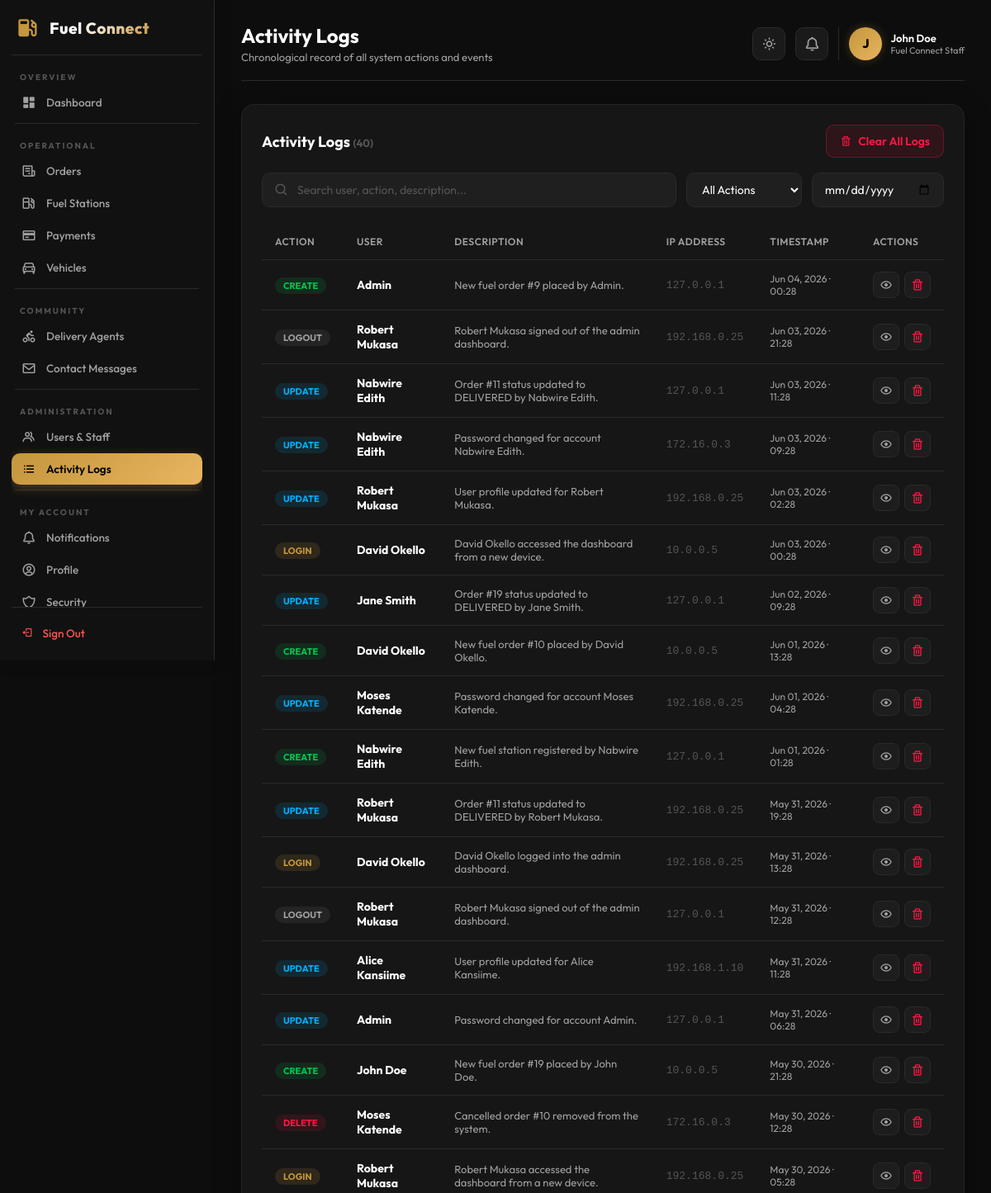
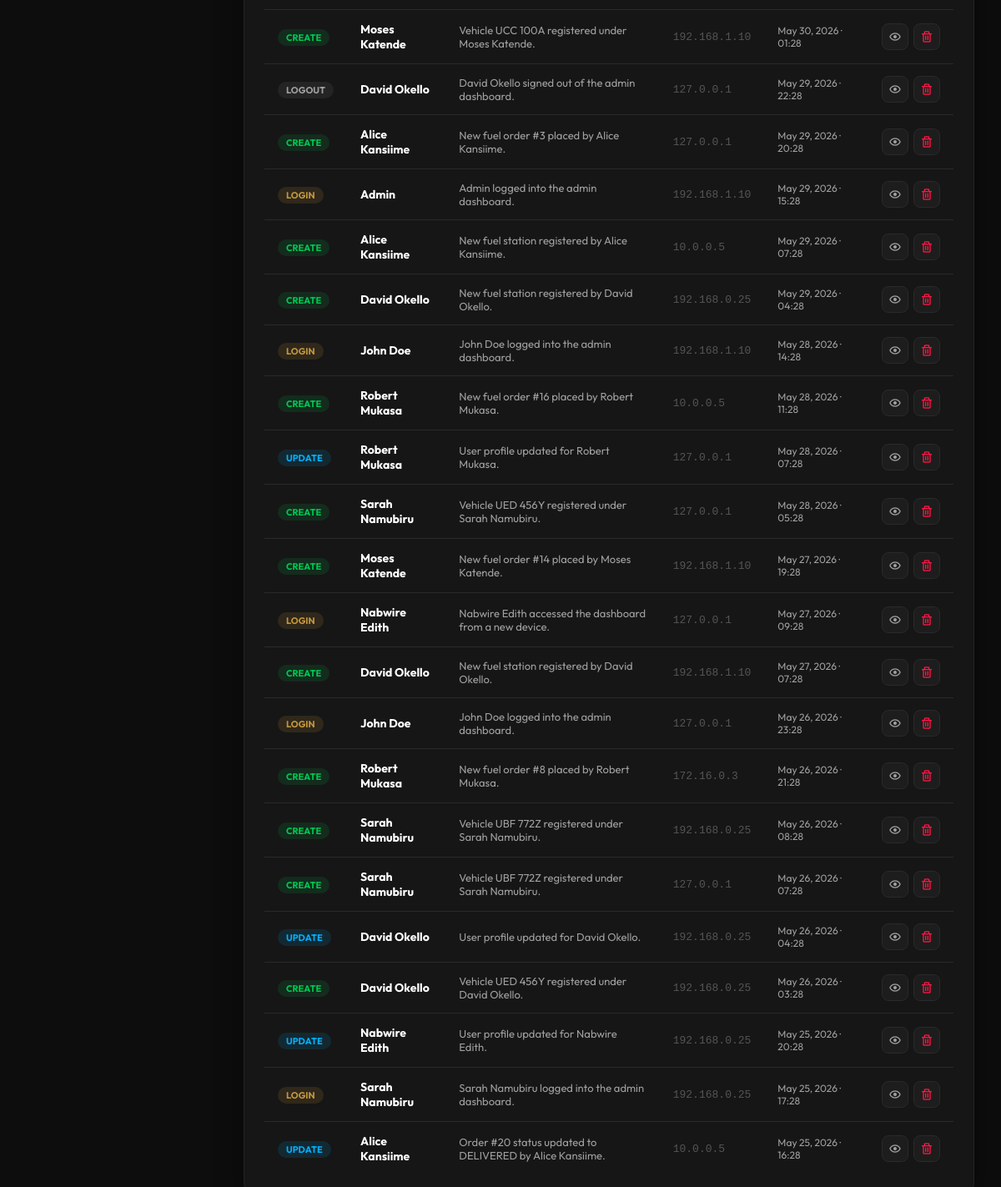
The page /dashboard/activity-logs/ (signed in) on the database its author committed (2 pictures, top to bottom).
### core/models.py (models this page shows, shortened)
class User(AbstractUser):
    username = None
    phone_number = models.CharField(max_length=30, unique=True)
    full_name = models.CharField(max_length=150)
    email = models.EmailField(unique=True, blank=True, null=True)
    company_name = models.CharField(max_length=150, blank=True, null=True)
    fleet_size = models.IntegerField(default=0)
    is_email_verified = models.BooleanField(default=False)
    auth_provider = models.CharField(max_length=50, default='email')
    user_type = models.CharField(max_length=20, default='customer') # customer, driver, admin
    location = models.CharField(max_length=255, blank=True, null=True)
    vehicle_type = models.CharField(max_length=100, blank=True, null=True)
    vehicle_number = models.CharField(max_length=50, blank=True, null=True)
    license_number = models.CharField(max_length=100, blank=True, null=True)
    objects = CustomUserManager()
    USERNAME_FIELD = 'phone_number'
    REQUIRED_FIELDS = ['full_name']

class ActivityLog(models.Model):
    ACTION_CHOICES = [
        ('login', 'Login'),
        ('logout', 'Logout'),
        ('create', 'Create'),
        ('update', 'Update'),
        ('delete', 'Delete'),
        ('other', 'Other'),
    ]
    user = models.CharField(max_length=200)
    action = models.CharField(max_length=50, choices=ACTION_CHOICES, default='other')
    description = models.TextField()
    ip_address = models.GenericIPAddressField(blank=True, null=True)
    created_at = models.DateTimeField(auto_now_add=True)
    class Meta:
        ordering = ['-created_at']

### core/views_dashboard.py (the view)
# urls.py: path('dashboard/activity-logs/', DashboardActivityLogsView.as_view(), name='dashboard_activity_logs'),
class DashboardActivityLogsView(DashboardContextMixin, LoginRequiredMixin, TemplateView):
    template_name = 'dashboard/activity_logs.html'
    def get_context_data(self, **kwargs):
        context = super().get_context_data(**kwargs)
        context['logs']        = ActivityLog.objects.all().order_by('-created_at')
        context['active_page'] = 'activity_logs'
        return context

### core/views_dashboard.py (called while the page is built)
    def get_context_data(self, **kwargs):
        context = super().get_context_data(**kwargs)
        context['unread_notifications_count'] = Notification.objects.filter(is_read=False).count()
        if self.request.user.is_authenticated:
            context['admin_name'] = self.request.user.full_name or self.request.user.phone_number
            context['admin_initial'] = (self.request.user.full_name or 'A')[0].upper()
        return context

### core/templates/dashboard/activity_logs.html (shortened to what this page needs)
{% extends 'dashboard/base.html' %}
{% block header_title %}Activity Logs{% endblock %}
{% block header_subtitle %}Chronological record of all system actions and events{% endblock %}
{% block content %}
<div class="glass-card fade-in">
    <div style="display:flex;justify-content:space-between;align-items:center;margin-bottom:18px;">
        <h2 style="font-size:18px;font-weight:700;">Activity Logs
            <span class="record-count" id="log-count">({{ logs|length }})</span>
        </h2>
        <button style="display:flex;align-items:center;gap:8px;background:rgba(255,23,68,0.1);color:var(--danger-color);border:1px solid rgba(255,23,68,0.3);border-radius:10px;padding:10px 16px;font-family:'Outfit',sans-serif;font-size:14px;font-weight:600;cursor:pointer;" onclick="openModal('clear-logs-modal')">
            <i class='bx bx-trash'></i> Clear All Logs
        </button>
    </div>
    <div class="page-toolbar">
        <div class="search-box">
            <i class='bx bx-search'></i>
            <input type="text" id="log-search" placeholder="Search user, action, description..." oninput="filterLogs()">
        </div>
        <select class="filter-select" id="action-filter" onchange="filterLogs()">
            <option value="">All Actions</option>
        </select>
        <input type="date" id="date-filter" class="filter-select" style="min-width:160px;" onchange="filterLogs()">
    </div>
    <div class="table-container">
        <table class="custom-table">
            <thead>
                <tr>
                    <th>Action</th>
                    <th>User</th>
                    <th>Description</th>
                    <th>IP Address</th>
                    <th>Timestamp</th>
                    <th>Actions</th>
                </tr>
            </thead>
            <tbody id="logs-tbody">
                {% for log in logs %}
                <tr data-search="{{ log.user|lower }} {{ log.action|lower }} {{ log.description|lower }}"
                    data-action="{{ log.action|lower }}"
                    data-date="{{ log.created_at|date:'Y-m-d' }}">
                    <td>
                        <span class="log-action-badge"
                            style="{% if log.action == 'create' %}background:rgba(0,200,83,0.12);color:var(--success-color);
                            {% elif log.action == 'update' %}background:rgba(0,176,255,0.12);color:var(--info-color);
                            {% elif log.action == 'delete' %}background:rgba(255,23,68,0.12);color:var(--danger-color);
                            {% elif log.action == 'login' %}background:rgba(196,150,61,0.15);color:var(--accent-color);
                            {% else %}background:rgba(255,255,255,0.06);color:var(--text-secondary);{% endif %}">
                            {{ log.action }}
                        </span>
                    </td>
                    <td><strong>{{ log.user }}</strong></td>
                    <td style="color:var(--text-secondary);font-size:13px;">{{ log.description }}</td>
                    <td style="color:var(--text-muted);font-size:13px;font-family:monospace;">{{ log.ip_address|default:"—" }}</td>
                    <td style="color:var(--text-secondary);font-size:12px;">{{ log.created_at|date:"M d, Y · H:i" }}</td>
                    <td>
                        <div class="action-btns">
                            <button class="icon-btn view" title="View Details" onclick="viewLog('{{ log.action }}','{{ log.user }}','{{ log.description|escapejs }}','{{ log.ip_address|default:'—' }}','{{ log.created_at|date:'M d, Y · H:i' }}')">
                                <i class='bx bx-show'></i>
                            </button>
                            <button class="icon-btn del" title="Delete Log" onclick="openModal('delete-log-modal')">
                                <i class='bx bx-trash'></i>
                            </button>
                        </div>
                    </td>
                </tr>
                {% endfor %}
            </tbody>
        </table>
    </div>
</div>
{% endblock %}

### core/templates/dashboard/base.html (shortened to what this page needs)
<!DOCTYPE html>
<html lang="en" data-theme="dark">
<head>
    <link href="https://unpkg.com/boxicons@2.1.4/css/boxicons.min.css" rel="stylesheet">
</head>
<body>
    <div class="sidebar">
        <div class="sidebar-logo">
            <i class='bx bxs-gas-pump'></i>
            <span>Fuel Connect</span>
        </div>
        <nav class="sidebar-nav">
            <span class="sidebar-group-label">Overview</span>
            <ul class="sidebar-menu">
                <li class="sidebar-menu-item {% if active_page == 'dashboard' %}active{% endif %}">
                    <a href="{% url 'dashboard_home' %}">
                        <i class='bx bxs-dashboard'></i>
                        <span>Dashboard</span>
                    </a>
                </li>
            </ul>
            <div class="sidebar-divider"></div>
            <span class="sidebar-group-label">Operational</span>
            <ul class="sidebar-menu">
                <li class="sidebar-menu-item {% if active_page == 'orders' %}active{% endif %}">
                    <a href="{% url 'dashboard_orders' %}">
                        <i class='bx bx-receipt'></i>
                        <span>Orders</span>
                    </a>
                </li>
                <li class="sidebar-menu-item {% if active_page == 'stations' %}active{% endif %}">
                    <a href="{% url 'dashboard_stations' %}">
                        <i class='bx bx-gas-pump'></i>
                        <span>Fuel Stations</span>
                    </a>
                </li>
                <li class="sidebar-menu-item {% if active_page == 'payments' %}active{% endif %}">
                    <a href="{% url 'dashboard_payments' %}">
                        <i class='bx bx-credit-card'></i>
                        <span>Payments</span>
                    </a>
                </li>
                <li class="sidebar-menu-item {% if active_page == 'vehicles' %}active{% endif %}">
                    <a href="{% url 'dashboard_vehicles' %}">
                        <i class='bx bx-car'></i>
                        <span>Vehicles</span>
                    </a>
                </li>
            </ul>
            <div class="sidebar-divider"></div>
            <span class="sidebar-group-label">Community</span>
            <ul class="sidebar-menu">
                <li class="sidebar-menu-item {% if active_page == 'delivery_agents' %}active{% endif %}">
                    <a href="{% url 'dashboard_delivery_agents' %}">
                        <i class='bx bx-cycling'></i>
                        <span>Delivery Agents</span>
                    </a>
                </li>
                <li class="sidebar-menu-item {% if active_page == 'contact_messages' %}active{% endif %}">
                    <a href="{% url 'dashboard_contact_messages' %}">
                        <i class='bx bx-envelope'></i>
                        <span>Contact Messages</span>
                    </a>
                </li>
            </ul>
            <div class="sidebar-divider"></div>
            <span class="sidebar-group-label">Administration</span>
            <ul class="sidebar-menu">
                <li class="sidebar-menu-item {% if active_page == 'users' %}active{% endif %}">
                    <a href="{% url 'dashboard_users' %}">
                        <i class='bx bx-group'></i>
                        <span>Users &amp; Staff</span>
                    </a>
                </li>
                <li class="sidebar-menu-item {% if active_page == 'activity_logs' %}active{% endif %}">
                    <a href="{% url 'dashboard_activity_logs' %}">
                        <i class='bx bx-list-ul'></i>
                        <span>Activity Logs</span>
                    </a>
                </li>
            </ul>
            <div class="sidebar-divider"></div>
            <span class="sidebar-group-label">My Account</span>
            <ul class="sidebar-menu">
                <li class="sidebar-menu-item {% if active_page == 'notifications' %}active{% endif %}">
                    <a href="{% url 'dashboard_notifications' %}">
                        <i class='bx bx-bell'></i>
                        <span>Notifications</span>
                    </a>
                </li>
                <li class="sidebar-menu-item {% if active_page == 'profile' %}active{% endif %}">
                    <a href="{% url 'dashboard_profile' %}">
                        <i class='bx bx-user-circle'></i>
                        <span>Profile</span>
                    </a>
                </li>
                <li class="sidebar-menu-item {% if active_page == 'security' %}active{% endif %}">
                    <a href="{% url 'dashboard_security' %}">
                        <i class='bx bx-shield-alt-2'></i>
                        <span>Security</span>
                    </a>
                </li>
            </ul>
        </nav>
        <div class="sidebar-footer">
            <div class="sidebar-footer-item" onclick="location.href='{% url 'dashboard_logout' %}'">
                <i class='bx bx-log-out'></i>
                <span>Sign Out</span>
            </div>
        </div>
    </div>
    <div class="main-content">
        <div class="header">
            <div class="header-title">
                <h1>{% block header_title %}Overview{% endblock %}</h1>
                <p>{% block header_subtitle %}Real-time insights and stats{% endblock %}</p>
            </div>
            <div class="header-actions">
                <button class="theme-toggle-btn" id="theme-toggle" title="Toggle Theme" onclick="toggleTheme()">
                    <i class='bx bx-sun' id="theme-icon"></i>
                </button>
                <a href="{% url 'dashboard_notifications' %}" class="notif-btn" title="Notifications">
                    <i class='bx bx-bell'></i>
                </a>
                <div class="header-profile">
                    <div class="profile-avatar">{{ admin_initial|default:"A" }}</div>
                    <div class="profile-info">
                        <span class="profile-name">{{ admin_name|default:"Administrator" }}</span>
                        <span class="profile-role">Fuel Connect Staff</span>
                    </div>
                </div>
            </div>
        </div>
        {% block content %}{% endblock %}
    </div>
</body>
</html>

### core/templates/dashboard/activity_logs.html (style rules this page uses)
.page-toolbar { display:flex;align-items:center;gap:12px;flex-wrap:wrap;margin-bottom:20px; }
.search-box { display:flex;align-items:center;gap:10px;background:rgba(255,255,255,0.04);border:1px solid var(--border-color);border-radius:10px;padding:0 14px;flex:1;min-width:220px;transition:border-color 0.2s; }
.search-box i { color:var(--text-muted);font-size:18px; }
.search-box input { background:transparent;border:none;outline:none;color:var(--text-primary);font-family:'Outfit',sans-serif;font-size:14px;padding:11px 0;width:100%; }
.search-box input::placeholder { color:var(--text-muted); }
.filter-select { background:rgba(255,255,255,0.04);border:1px solid var(--border-color);border-radius:10px;padding:10px 14px;color:var(--text-primary);font-family:'Outfit',sans-serif;font-size:14px;cursor:pointer;outline:none;min-width:140px; }
.filter-select option { background:#1A1A1A; }
.action-btns { display:flex;align-items:center;gap:6px; }
.icon-btn { width:32px;height:32px;display:flex;align-items:center;justify-content:center;border-radius:8px;border:1px solid var(--border-color);background:rgba(255,255,255,0.03);cursor:pointer;transition:all 0.2s;font-size:16px; }
.icon-btn.view { color:var(--text-secondary); }
.icon-btn.del { color:var(--danger-color); }
.record-count { font-size:13px;color:var(--text-muted); }
.log-action-badge { padding:3px 10px;border-radius:20px;font-size:11px;font-weight:700;text-transform:uppercase; }

### rows shown on the page
User: full_name "John Doe"
ActivityLog: action "CREATE", user "Admin", description "New fuel order #9 placed by Admin.", ip_address "127.0.0.1", created_at "Jun 04, 2026 · 00:28"
ActivityLog: action "LOGOUT", user "Robert Mukasa", description "Robert Mukasa signed out of the admin dashboard.", ip_address "192.168.0.25", created_at "Jun 03, 2026 · 21:28"
ActivityLog: action "UPDATE", user "Nabwire Edith", description "Order #11 status updated to DELIVERED by Nabwire Edith.", ip_address "127.0.0.1", created_at "Jun 03, 2026 · 11:28"
ActivityLog: action "UPDATE", user "Nabwire Edith", description "Password changed for account Nabwire Edith.", ip_address "172.16.0.3", created_at "Jun 03, 2026 · 09:28"
ActivityLog: action "UPDATE", user "Robert Mukasa", description "User profile updated for Robert Mukasa.", ip_address "192.168.0.25", created_at "Jun 03, 2026 · 02:28"
ActivityLog: action "LOGIN", user "David Okello", description "David Okello accessed the dashboard from a new device.", ip_address "10.0.0.5", created_at "Jun 03, 2026 · 00:28"
ActivityLog: action "UPDATE", user "Jane Smith", description "Order #19 status updated to DELIVERED by Jane Smith.", ip_address "127.0.0.1", created_at "Jun 02, 2026 · 09:28"
ActivityLog: action "CREATE", user "David Okello", description "New fuel order #10 placed by David Okello.", ip_address "10.0.0.5", created_at "Jun 01, 2026 · 13:28"
ActivityLog: action "UPDATE", user "Moses Katende", description "Password changed for account Moses Katende.", ip_address "192.168.0.25", created_at "Jun 01, 2026 · 04:28"
ActivityLog: action "CREATE", user "Nabwire Edith", description "New fuel station registered by Nabwire Edith.", ip_address "127.0.0.1", created_at "Jun 01, 2026 · 01:28"
ActivityLog: action "UPDATE", user "Robert Mukasa", description "Order #11 status updated to DELIVERED by Robert Mukasa.", ip_address "192.168.0.25", created_at "May 31, 2026 · 19:28"
ActivityLog: action "LOGIN", user "David Okello", description "David Okello logged into the admin dashboard.", ip_address "192.168.0.25", created_at "May 31, 2026 · 13:28"
ActivityLog: action "LOGOUT", user "Robert Mukasa", description "Robert Mukasa signed out of the admin dashboard.", ip_address "127.0.0.1", created_at "May 31, 2026 · 12:28"
ActivityLog: action "UPDATE", user "Alice Kansiime", description "User profile updated for Alice Kansiime.", ip_address "192.168.1.10", created_at "May 31, 2026 · 11:28"
ActivityLog: action "UPDATE", user "Admin", description "Password changed for account Admin.", ip_address "127.0.0.1", created_at "May 31, 2026 · 06:28"
ActivityLog: action "CREATE", user "John Doe", description "New fuel order #19 placed by John Doe.", ip_address "10.0.0.5", created_at "May 30, 2026 · 21:28"
ActivityLog: action "DELETE", user "Moses Katende", description "Cancelled order #10 removed from the system.", ip_address "172.16.0.3", created_at "May 30, 2026 · 12:28"
ActivityLog: action "LOGIN", user "Robert Mukasa", description "Robert Mukasa accessed the dashboard from a new device.", ip_address "192.168.0.25", created_at "May 30, 2026 · 05:28"
ActivityLog: action "CREATE", user "Moses Katende", description "Vehicle UCC 100A registered under Moses Katende.", ip_address "192.168.1.10", created_at "May 30, 2026 · 01:28"
ActivityLog: action "LOGOUT", user "David Okello", description "David Okello signed out of the admin dashboard.", ip_address "127.0.0.1", created_at "May 29, 2026 · 22:28"
ActivityLog: action "CREATE", user "Alice Kansiime", description "New fuel order #3 placed by Alice Kansiime.", ip_address "127.0.0.1", created_at "May 29, 2026 · 20:28"
ActivityLog: action "LOGIN", user "Admin", description "Admin logged into the admin dashboard.", ip_address "192.168.1.10", created_at "May 29, 2026 · 15:28"
ActivityLog: action "CREATE", user "Alice Kansiime", description "New fuel station registered by Alice Kansiime.", ip_address "10.0.0.5", created_at "May 29, 2026 · 07:28"
ActivityLog: action "CREATE", user "David Okello", description "New fuel station registered by David Okello.", ip_address "192.168.0.25", created_at "May 29, 2026 · 04:28"
ActivityLog: action "LOGIN", user "John Doe", description "John Doe logged into the admin dashboard.", ip_address "192.168.1.10", created_at "May 28, 2026 · 14:28"
ActivityLog: action "CREATE", user "Robert Mukasa", description "New fuel order #16 placed by Robert Mukasa.", ip_address "10.0.0.5", created_at "May 28, 2026 · 11:28"
ActivityLog: action "UPDATE", user "Robert Mukasa", description "User profile updated for Robert Mukasa.", ip_address "127.0.0.1", created_at "May 28, 2026 · 07:28"
ActivityLog: action "CREATE", user "Sarah Namubiru", description "Vehicle UED 456Y registered under Sarah Namubiru.", ip_address "127.0.0.1", created_at "May 28, 2026 · 05:28"
ActivityLog: action "CREATE", user "Moses Katende", description "New fuel order #14 placed by Moses Katende.", ip_address "192.168.1.10", created_at "May 27, 2026 · 19:28"
ActivityLog: action "LOGIN", user "Nabwire Edith", description "Nabwire Edith accessed the dashboard from a new device.", ip_address "127.0.0.1", created_at "May 27, 2026 · 09:28"
ActivityLog: action "CREATE", user "David Okello", description "New fuel station registered by David Okello.", ip_address "192.168.1.10", created_at "May 27, 2026 · 07:28"
ActivityLog: action "LOGIN", user "John Doe", description "John Doe logged into the admin dashboard.", ip_address "127.0.0.1", created_at "May 26, 2026 · 23:28"
ActivityLog: action "CREATE", user "Robert Mukasa", description "New fuel order #8 placed by Robert Mukasa.", ip_address "172.16.0.3", created_at "May 26, 2026 · 21:28"
ActivityLog: action "CREATE", user "Sarah Namubiru", description "Vehicle UBF 772Z registered under Sarah Namubiru.", ip_address "192.168.0.25", created_at "May 26, 2026 · 08:28"
ActivityLog: action "CREATE", user "Sarah Namubiru", description "Vehicle UBF 772Z registered under Sarah Namubiru.", ip_address "127.0.0.1", created_at "May 26, 2026 · 07:28"
ActivityLog: action "UPDATE", user "David Okello", description "User profile updated for David Okello.", ip_address "192.168.0.25", created_at "May 26, 2026 · 04:28"
ActivityLog: action "CREATE", user "David Okello", description "Vehicle UED 456Y registered under David Okello.", ip_address "192.168.0.25", created_at "May 26, 2026 · 03:28"
ActivityLog: action "UPDATE", user "Nabwire Edith", description "User profile updated for Nabwire Edith.", ip_address "192.168.0.25", created_at "May 25, 2026 · 20:28"
ActivityLog: action "LOGIN", user "Sarah Namubiru", description "Sarah Namubiru logged into the admin dashboard.", ip_address "192.168.0.25", created_at "May 25, 2026 · 17:28"
ActivityLog: action "UPDATE", user "Alice Kansiime", description "Order #20 status updated to DELIVERED by Alice Kansiime.", ip_address "10.0.0.5", created_at "May 25, 2026 · 16:28"

### other values the page prints
{{ admin_initial|default:"A" }} "J"
{{ logs|length }} "40"
